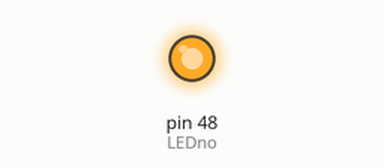
Recording of a sketch running on a simulated Arduino Mega 2560, built with avr-gcc and run on an emulated ATmega2560. On the bench: output pins drawn as LEDs (lit = HIGH).

Above: at 1.0 s.
At 3.0 s:
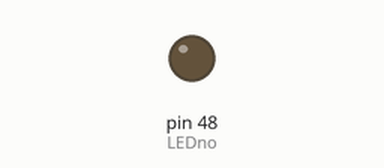
Timing chart, 0 to 5.2 s (numbered marks = the images above):
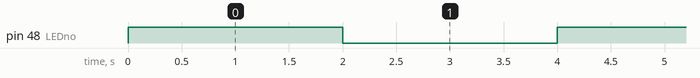

Measured:
- by itself, pin 48 (LEDno): alternates HIGH for 2.0 s and LOW for 2.0 s

The sketch:

exercisee2.ino
```cpp
unsigned char LEDno = 1;

void setup() {
  // put your setup code here, to run once:
  DDRL |= (1<<LEDno);
}

void loop() {
  // put your main code here, to run repeatedly:
  greenLEDon(LEDno);
  delay(2000);
  greenLEDoff(LEDno);
  delay(2000);
}
void greenLEDon(unsigned char LEDno)
{
    PORTL |= (1<<LEDno);
}
void greenLEDoff(unsigned char LEDno)
{
  PORTL &= ~(1<<LEDno);
}
```
